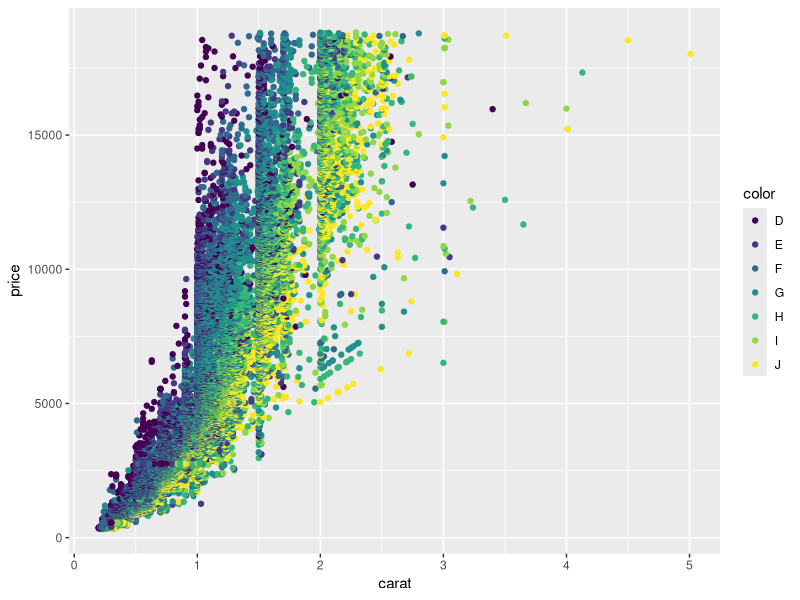
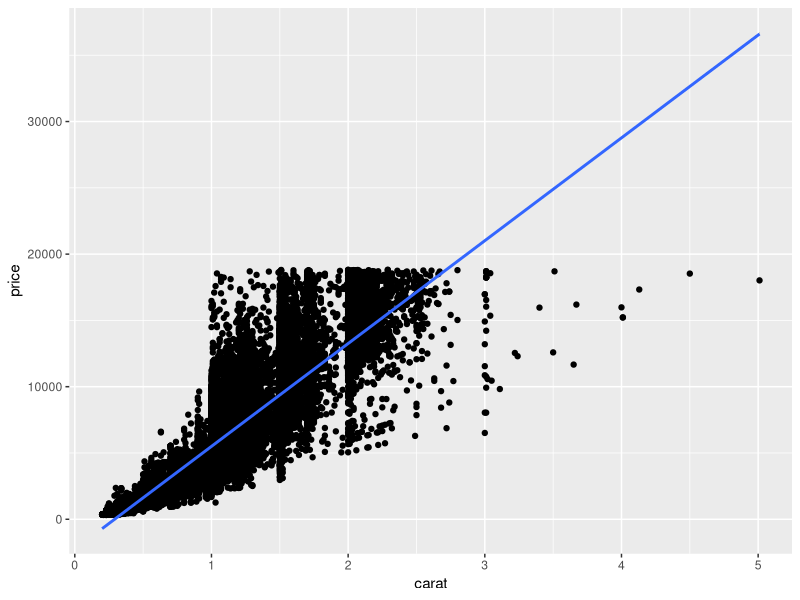
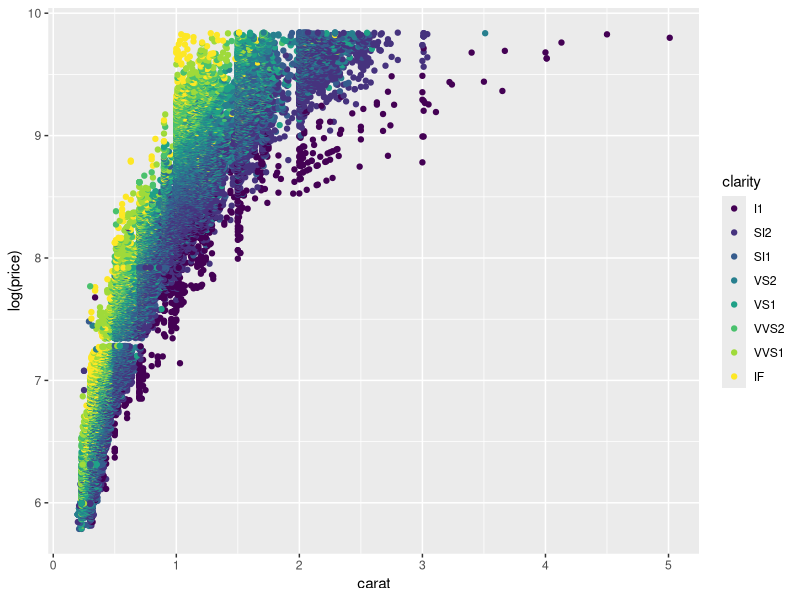

R code for these plots, in order:
## ---- chunk 1
library(ggplot2)
library(dplyr)

df <- diamonds
## ---- chunk 2
glimpse(df)
## ---- chunk 3
df %>% 
  ggplot(aes(x = carat, y = price, color = color)) + 
  geom_point()
## ---- chunk 4
lm(data = df, price ~ carat) %>% summary
## ---- chunk 5
df %>% 
  ggplot(aes(x = carat, y = price)) + 
  geom_point() + 
  stat_smooth(method = lm)
## ---- chunk 6
df %>% 
  ggplot(aes(x = carat, y = log(price), color = clarity)) + 
  geom_point()
